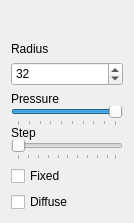
<?xml version="1.0" encoding="UTF-8"?>
<ui version="4.0">
 <class>StampSettingsWidget</class>
 <widget class="QWidget" name="StampSettingsWidget">
  <property name="geometry">
   <rect>
    <x>0</x>
    <y>0</y>
    <width>134</width>
    <height>223</height>
   </rect>
  </property>
  <property name="windowTitle">
   <string>Form</string>
  </property>
  <layout class="QVBoxLayout" name="verticalLayout_2">
   <item>
    <layout class="QVBoxLayout" name="verticalLayout">
     <item>
      <spacer name="verticalSpacer">
       <property name="orientation">
        <enum>Qt::Vertical</enum>
       </property>
       <property name="sizeHint" stdset="0">
        <size>
         <width>20</width>
         <height>40</height>
        </size>
       </property>
      </spacer>
     </item>
     <item>
      <widget class="QLabel" name="label_3">
       <property name="text">
        <string>Radius</string>
       </property>
      </widget>
     </item>
     <item>
      <widget class="QSpinBox" name="radiusSpinBox">
       <property name="minimumSize">
        <size>
         <width>0</width>
         <height>24</height>
        </size>
       </property>
       <property name="value">
        <number>32</number>
       </property>
      </widget>
     </item>
     <item>
      <layout class="QVBoxLayout" name="verticalLayout_3">
       <property name="spacing">
        <number>0</number>
       </property>
       <item>
        <widget class="QLabel" name="label">
         <property name="text">
          <string>Pressure</string>
         </property>
        </widget>
       </item>
       <item>
        <widget class="QSlider" name="pressureSlider">
         <property name="minimum">
          <number>1</number>
         </property>
         <property name="maximum">
          <number>10</number>
         </property>
         <property name="pageStep">
          <number>1</number>
         </property>
         <property name="sliderPosition">
          <number>10</number>
         </property>
         <property name="orientation">
          <enum>Qt::Horizontal</enum>
         </property>
         <property name="tickPosition">
          <enum>QSlider::TicksBelow</enum>
         </property>
        </widget>
       </item>
       <item>
        <layout class="QVBoxLayout" name="verticalLayout_4">
         <property name="spacing">
          <number>0</number>
         </property>
         <item>
          <widget class="QLabel" name="label_2">
           <property name="text">
            <string>Step</string>
           </property>
          </widget>
         </item>
         <item>
          <widget class="QSlider" name="stepSlider">
           <property name="minimum">
            <number>1</number>
           </property>
           <property name="maximum">
            <number>50</number>
           </property>
           <property name="singleStep">
            <number>5</number>
           </property>
           <property name="pageStep">
            <number>5</number>
           </property>
           <property name="orientation">
            <enum>Qt::Horizontal</enum>
           </property>
           <property name="tickPosition">
            <enum>QSlider::TicksBelow</enum>
           </property>
          </widget>
         </item>
        </layout>
       </item>
      </layout>
     </item>
     <item>
      <widget class="QCheckBox" name="fixedCheckBox">
       <property name="text">
        <string>Fixed</string>
       </property>
      </widget>
     </item>
     <item>
      <widget class="QCheckBox" name="diffuseCheckBox">
       <property name="text">
        <string>Diffuse</string>
       </property>
      </widget>
     </item>
    </layout>
   </item>
  </layout>
 </widget>
 <resources/>
 <connections/>
</ui>
